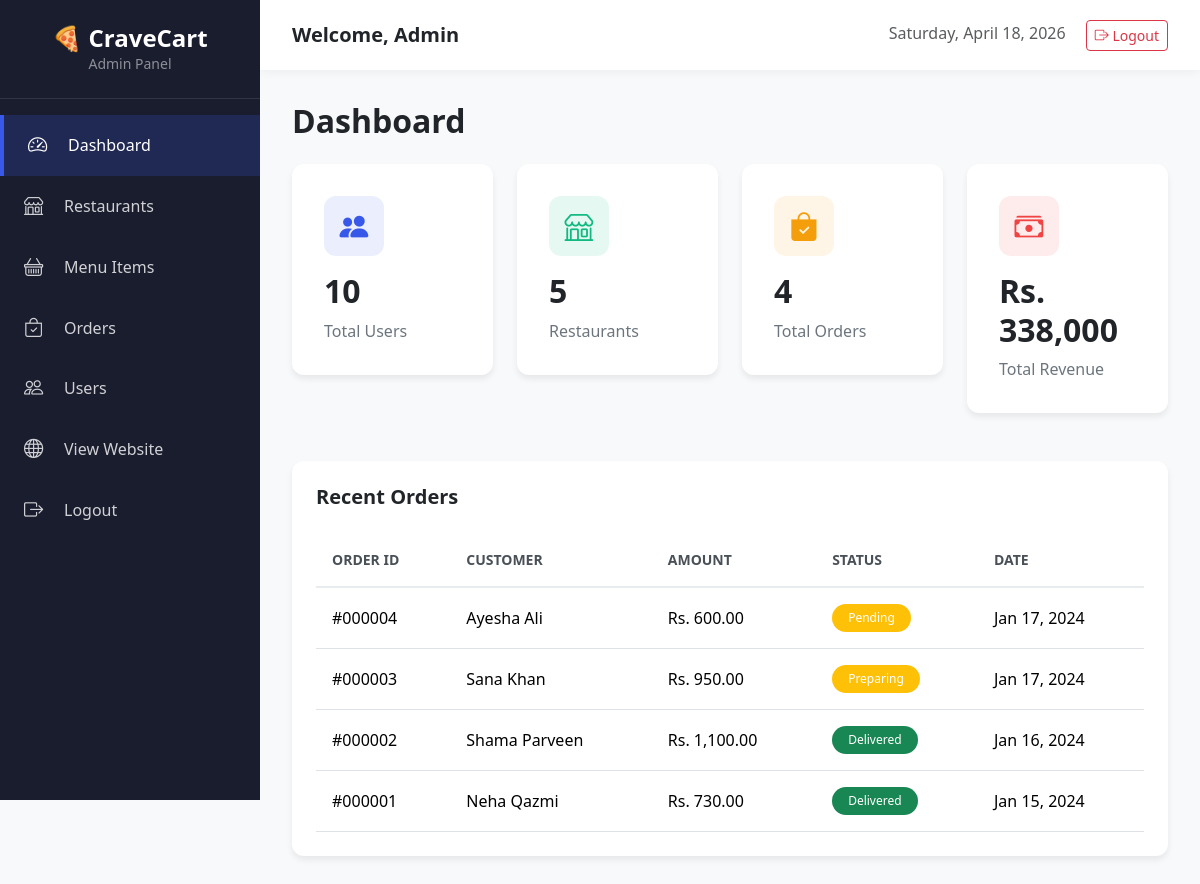
Screenshot of /admin/dashboard.php (signed in) with the database file from the repository.
### tables this page shows
CREATE TABLE orders (
    id INT AUTO_INCREMENT PRIMARY KEY,
    user_id INT NOT NULL,
    total_amount DECIMAL(10,2) NOT NULL,
    delivery_address TEXT NOT NULL,
    phone VARCHAR(20) NOT NULL,
    payment_method VARCHAR(50) DEFAULT 'Cash on Delivery',
    status ENUM('Pending', 'Preparing', 'Delivered', 'Cancelled') DEFAULT 'Pending',
    created_at TIMESTAMP DEFAULT CURRENT_TIMESTAMP,
    FOREIGN KEY (user_id) REFERENCES users(id) ON DELETE CASCADE
);

CREATE TABLE users (
    id INT AUTO_INCREMENT PRIMARY KEY,
    name VARCHAR(100) NOT NULL,
    email VARCHAR(100) UNIQUE NOT NULL,
    phone VARCHAR(20),
    password VARCHAR(255) NOT NULL,
    address TEXT,
    created_at TIMESTAMP DEFAULT CURRENT_TIMESTAMP
);

### admin/dashboard.php (the view)
<?php
require_once 'includes/header.php';
$total_users = $conn->query("SELECT COUNT(*) as count FROM users")->fetch_assoc()['count'];
$total_restaurants = $conn->query("SELECT COUNT(*) as count FROM restaurants")->fetch_assoc()['count'];
$total_orders = $conn->query("SELECT COUNT(*) as count FROM orders")->fetch_assoc()['count'];
$total_revenue = $conn->query("SELECT SUM(total_amount) as total FROM orders")->fetch_assoc()['total'] ?? 0;
$recent_orders = $conn->query("SELECT o.*, u.name as user_name
                               FROM orders o
                               JOIN users u ON o.user_id = u.id
                               ORDER BY o.created_at DESC
                               LIMIT 5");
?>
<div class="admin-content">
    <h2 class="fw-bold mb-4">Dashboard</h2>
    <div class="row g-4 mb-5">
        <div class="col-lg-3 col-md-6">
            <div class="stat-card primary">
                <div class="icon">
                    <i class="bi bi-people-fill"></i>
                </div>
                <h3><?php echo $total_users; ?></h3>
                <p>Total Users</p>
            </div>
        </div>
        <div class="col-lg-3 col-md-6">
            <div class="stat-card success">
                <div class="icon">
                    <i class="bi bi-shop"></i>
                </div>
                <h3><?php echo $total_restaurants; ?></h3>
                <p>Restaurants</p>
            </div>
        </div>
        <div class="col-lg-3 col-md-6">
            <div class="stat-card warning">
                <div class="icon">
                    <i class="bi bi-bag-check-fill"></i>
                </div>
                <h3><?php echo $total_orders; ?></h3>
                <p>Total Orders</p>
            </div>
        </div>
        <div class="col-lg-3 col-md-6">
            <div class="stat-card danger">
                <div class="icon">
                    <i class="bi bi-cash-stack"></i>
                </div>
                <h3>Rs. <?php echo number_format($total_revenue, 2); ?></h3>
                <p>Total Revenue</p>
            </div>
        </div>
    </div>
    <div class="table-card">
        <h5 class="fw-bold mb-4">Recent Orders</h5>
        <div class="table-responsive">
            <table class="table">
                <thead>
                    <tr>
                        <th>Order ID</th>
                        <th>Customer</th>
                        <th>Amount</th>
                        <th>Status</th>
                        <th>Date</th>
                    </tr>
                </thead>
                <tbody>
                    <?php while ($order = $recent_orders->fetch_assoc()): ?>
                    <tr>
                        <td>#<?php echo str_pad($order['id'], 6, '0', STR_PAD_LEFT); ?></td>
                        <td><?php echo htmlspecialchars($order['user_name']); ?></td>
                        <td>Rs. <?php echo number_format($order['total_amount'], 2); ?></td>
                        <td>
                            <span class="badge bg-<?php echo $order['status'] === 'Delivered' ? 'success' : 'warning'; ?>">
                                <?php echo $order['status']; ?>
                            </span>
                        </td>
                        <td><?php echo date('M d, Y', strtotime($order['created_at'])); ?></td>
                    </tr>
                    <?php endwhile; ?>
                </tbody>
            </table>
        </div>
    </div>
</div>
<?php require_once 'includes/footer.php'; ?>

### admin/includes/header.php (shortened to what this page needs)
<?php
$current_page = basename($_SERVER['PHP_SELF']);
?>
<!DOCTYPE html>
<html lang="en">
<head>
    <link href="https://cdn.jsdelivr.net/npm/bootstrap@5.3.2/dist/css/bootstrap.min.css" rel="stylesheet">
    <link rel="stylesheet" href="https://cdn.jsdelivr.net/npm/bootstrap-icons@1.11.3/font/bootstrap-icons.min.css">
    <link rel="stylesheet" href="<?php echo SITE_URL; ?>/assets/css/admin.css">
</head>
<body>
<div class="admin-sidebar">
    <div class="brand">
        <h4>🍕 CraveCart</h4>
        <p class="text-white-50 small mb-0">Admin Panel</p>
    </div>
    <ul class="sidebar-menu">
        <li>
            <a href="dashboard.php" class="<?php echo $current_page === 'dashboard.php' ? 'active' : ''; ?>">
                <i class="bi bi-speedometer2"></i>
                <span>Dashboard</span>
            </a>
        </li>
        <li>
            <a href="restaurants.php" class="<?php echo $current_page === 'restaurants.php' ? 'active' : ''; ?>">
                <i class="bi bi-shop"></i>
                <span>Restaurants</span>
            </a>
        </li>
        <li>
            <a href="menu-items.php" class="<?php echo $current_page === 'menu-items.php' ? 'active' : ''; ?>">
                <i class="bi bi-basket"></i>
                <span>Menu Items</span>
            </a>
        </li>
        <li>
            <a href="orders.php" class="<?php echo $current_page === 'orders.php' ? 'active' : ''; ?>">
                <i class="bi bi-bag-check"></i>
                <span>Orders</span>
            </a>
        </li>
        <li>
            <a href="users.php" class="<?php echo $current_page === 'users.php' ? 'active' : ''; ?>">
                <i class="bi bi-people"></i>
                <span>Users</span>
            </a>
        </li>
        <li>
            <a href="<?php echo SITE_URL; ?>/home" target="_blank">
                <i class="bi bi-globe"></i>
                <span>View Website</span>
            </a>
        </li>
        <li>
            <a href="logout.php">
                <i class="bi bi-box-arrow-right"></i>
                <span>Logout</span>
            </a>
        </li>
    </ul>
</div>
<div class="admin-main">
    <div class="admin-topbar">
        <h5 class="mb-0 fw-bold">Welcome, <?php echo htmlspecialchars($_SESSION['admin_name']); ?></h5>
        <div>
            <span class="text-muted me-3"><?php echo date('l, F j, Y'); ?></span>
            <a href="logout.php" class="btn btn-sm btn-outline-danger">
                <i class="bi bi-box-arrow-right"></i> Logout
            </a>
        </div>
    </div>

### admin/includes/footer.php (shortened to what this page needs)
</div>
</body>
</html>

### assets/css/admin.css (style rules this page uses)
:root { --primary-color: #3858e9; --primary-dark: #2642c7; --sidebar-width: 260px; --sidebar-bg: #1a1d2e; --topbar-height: 70px; }
body { background: #f8f9fa; }
.admin-sidebar { position: fixed; top: 0; left: 0; width: var(--sidebar-width); height: 100vh; background: var(--sidebar-bg); color: white; overflow-y: auto; z-index: 1000; transition: all 0.3s ease; }
.admin-sidebar .brand { padding: 1.5rem; text-align: center; border-bottom: 1px solid rgba(255, 255, 255, 0.1); }
.admin-sidebar .brand h4 { margin: 0; font-weight: 700; }
.sidebar-menu { list-style: none; padding: 1rem 0; margin: 0; }
.sidebar-menu li a { display: flex; align-items: center; padding: 1rem 1.5rem; color: rgba(255, 255, 255, 0.8); text-decoration: none; transition: all 0.3s ease; }
.sidebar-menu li a:hover, .sidebar-menu li a.active { background: rgba(56, 88, 233, 0.2); color: white; border-left: 4px solid var(--primary-color); }
.sidebar-menu li a i { width: 24px; margin-right: 1rem; font-size: 1.2rem; }
.admin-main { margin-left: var(--sidebar-width); min-height: 100vh; }
.admin-topbar { background: white; height: var(--topbar-height); padding: 0 2rem; display: flex; align-items: center; justify-content: space-between; box-shadow: 0 2px 10px rgba(0, 0, 0, 0.05); }
.admin-content { padding: 2rem; }
.stat-card { background: white; border-radius: 12px; padding: 2rem; box-shadow: 0 4px 6px rgba(0, 0, 0, 0.07); transition: all 0.3s ease; }
.stat-card .icon { width: 60px; height: 60px; border-radius: 12px; display: flex; align-items: center; justify-content: center; font-size: 1.8rem; margin-bottom: 1rem; }
.stat-card.primary .icon { background: rgba(56, 88, 233, 0.1); color: var(--primary-color); }
.stat-card.success .icon { background: rgba(16, 185, 129, 0.1); color: #10b981; }
.stat-card.warning .icon { background: rgba(245, 158, 11, 0.1); color: #f59e0b; }
.stat-card.danger .icon { background: rgba(239, 68, 68, 0.1); color: #ef4444; }
.stat-card h3 { font-size: 2rem; font-weight: 700; margin-bottom: 0.5rem; }
.stat-card p { color: #6c757d; margin: 0; }
.table-card { background: white; border-radius: 12px; padding: 1.5rem; box-shadow: 0 4px 6px rgba(0, 0, 0, 0.07); }
.table { margin: 0; }
.table thead th { border-top: none; border-bottom: 2px solid #e9ecef; font-weight: 600; color: #495057; text-transform: uppercase; font-size: 0.875rem; padding: 1rem; }
.table tbody td { padding: 1rem; vertical-align: middle; }
.table tbody tr { transition: all 0.2s ease; }
.badge { padding: 0.5rem 1rem; border-radius: 20px; font-weight: 500; }

### rows the page displays
orders: id "000004", user.name "Ayesha Ali", total_amount "600.00", status "Pending", created_at "Jan 17, 2024"
orders: id "000003", user.name "Sana Khan", total_amount "950.00", status "Preparing", created_at "Jan 17, 2024"
orders: id "000002", user.name "Shama Parveen", total_amount "1,100.00", status "Delivered", created_at "Jan 16, 2024"
orders: id "000001", user.name "Neha Qazmi", total_amount "730.00", status "Delivered", created_at "Jan 15, 2024"

### other values shown
$_SESSION['admin_name'] "Admin"
$total_users "10"
$total_restaurants "5"
$total_orders "4"
